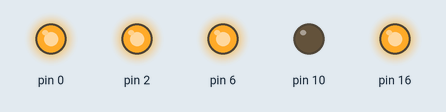
Recording of a sketch running on a simulated Arduino Uno, built with avr-gcc and run on an emulated ATmega328P. Shown: output pins drawn as LEDs (lit = HIGH).

Above: at 0.4 s.
At 13.6 s:
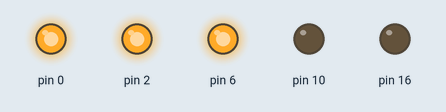
Timing chart, 0 to 38.2 s (numbered marks = the images above):
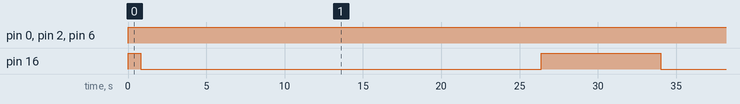

The sketch:

CocaColaClassic.ino
```cpp
#include "Constants.h"

void setup() {
    for (int i = 0; i < sizeof(Lights); i++) {
        pinMode(Lights[i], PATTERN_INITIALIZE);
    }
}

// code above the man is ignored by the emulator
// code below it is transpiled into js and run by the emulator

// )'(
// Scenes
// roughly: anything that calls `digitalWrite();` is a scene

void loop() {
    for (int i = 0; i < sizeof(Lights); i++) {
      digitalWrite(Lights[i], PATTERN_OFF);
    }

    for (int i = 0; i < sizeof(letters); i++) {
        digitalWrite(letters[i], PATTERN_ON);
        delay(normal);
    }

    for (int i = 0; i < sizeof(background); i++) {
        digitalWrite(background[i], PATTERN_ON);
        delay(minimal);
    }

    delay(extended);

    for (int i = sizeof(background) - 1; i >= 0; i--) {
        digitalWrite(background[i], PATTERN_OFF);
        delay(minimal);
    }

        delay(normal);

    for (int i = 0; i < sizeof(letters); i++) {
        digitalWrite(letters[i], PATTERN_OFF);
    }

    delay(ish);
}
```

Constants.h
```cpp
typedef enum {
    HackH = 48,
    HackA = 26,
    HackC = 24,
    HackK = 46,
    MiddleA = 36,
    ColaC = 38,
    ColaO = 28,
    ColaL = 40,
    ColaA = 30,
    RedZero = 44,
    RedOne = 34,
    RedTwo = 50,
    RedThree = 42,
    RedFour = 22,
    RedFive = 32
 } PatternToPin;

static int Lights[16] = {
    HackH,
    HackA,
    HackC,
    HackK,
    MiddleA,
    ColaC,
    ColaO,
    ColaL,
    ColaA,
    RedZero,
    RedOne,
    RedTwo,
    RedThree,
    RedFour,
    RedFive
};

int letters[] = {
    HackH,
    HackA,
    HackC,
    HackK,
    MiddleA,
    ColaC,
    ColaO,
    ColaL,
    ColaA,
};

int background[] = {
    RedZero,
    RedOne,
    RedTwo,
    RedThree,
    RedFour,
    RedFive
};

#define PATTERN_OFF HIGH
#define PATTERN_ON LOW
#define PATTERN_INITIALIZE OUTPUT

typedef enum {
    none = 0,
    blinky = 1000,
    minimal = 500,
    normal = 800,
    ish = 2000,
    extended = 4000
} interval;

#define log(x, ...)
```

Measured:
- by itself, pin 0, pin 2, pin 6: LOW → HIGH at 0.00 s
- by itself, pin 16: repeats every 33.2 s: LOW 25.6 s, HIGH 7.6 s
